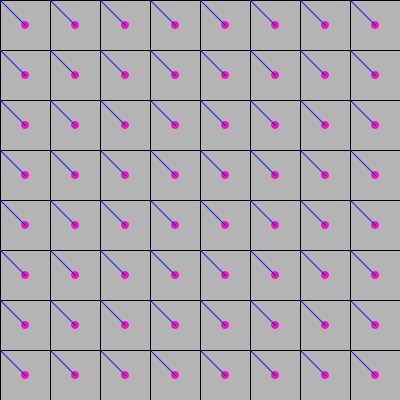
Frame 1 (no input)
Frame 60 (the mouse pressed at the canvas centre just before this capture): identical to frame 1, image omitted
Frame 120 (the mouse held since frame 60 and released just before this capture): identical to frame 1, image omitted

The Processing sketch that drew this single still picture (run headless with seeded random() and noise(); from frame 60 on, the mouse is pressed at the canvas centre):

// Processing sketch: littlecircleswithdiagonallines
// ── littlecircleswithdiagonallines.pde
void setup() {
  size(400, 400);
}

void draw() {
  background(180);
  int n_x = 8;
  int n_y = 8;
  for (int x = 0; x < n_x; x++) {
    for (int y = 0; y < n_y; y++) {
      int size = width / 8;
      int pointx = x*size;
      int pointy = y*size;
      noFill();
      stroke(0);
      rect(x*size, y*size, size, size);
      int centerx = x*size + size/2;
      int centery = y*size + size/2;
      fill(245, 17, 188);
      noStroke();
      circle(centerx, centery, 8);


      stroke(17, 22, 245);
      //pos 1
      line(pointx, pointy, centerx, centery);

      ////pos 2
      //line(pointx+size, pointy, centerx, centery);

      ////pos 3
      //line(pointx+size, pointy+size, centerx, centery);

      ////pos 4
      //line(pointx, pointy+size, centerx, centery);

  }
  }
}
